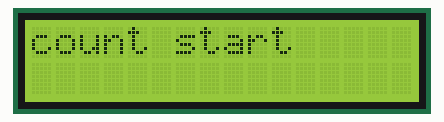
A sketch run on a simulated Arduino Uno, built with avr-gcc and run on an emulated ATmega328P. Parts: 16×2 character LCD.

Above: at 1.1 s.
At 2.1 s:
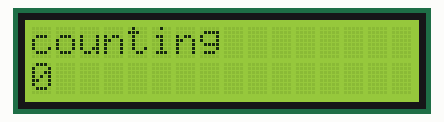
At 11.3 s:
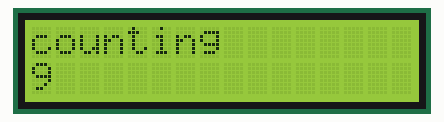
At 20.4 s:
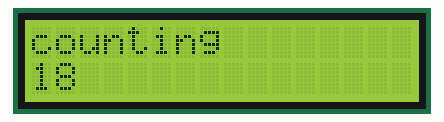
At 29.6 s:
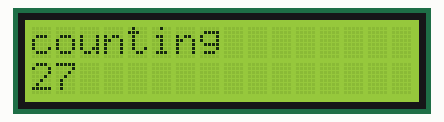
At 38.7 s:
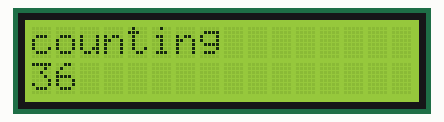

Measured:
- what the display in image 0 shows lasts 1.0 s, from 1.1 s to 2.1 s

The sketch:

Count_number.ino
```cpp
#include <Wire.h> // i2C 통신을 위한 라이브러리 포함
#include <LiquidCrystal_I2C.h> // LCD 1602 I2C 용 라이브러리 포함
LiquidCrystal_I2C lcd(0x27,16,2); // 접근주소: 0x3F or 0x27
int i=0;
void setup()
{
   lcd.init(); // LCD 초기화
  lcd.backlight(); // LCD 백라이트 켜기
  delay(1000);
lcd.clear();
lcd.setCursor(0, 0);
lcd.print("count"); lcd.print(" start ");
delay(1000);
}
void loop()
{
  lcd.clear();
  lcd.print("counting");
  lcd.setCursor(0, 1);
  lcd.print(i);
delay(1000);
  lcd.clear();
  i+=1;
  }
```
